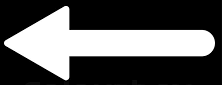
#> input picture RDS/Arrow.png, 222 x 85 px
$ python RDS.py
#> lines starting #> are read from the running program, lines starting #| are printed output that depends on the picture
#!/usr/bin/env python3
# -*- coding: utf-8 -*-
"""
Created on Mon Feb 11 13:44:32 2019

@author: colesmith
"""


from PIL import Image

from random import randint as random

filename = 'Arrow.png'
refImage = Image.open(filename).convert('RGB')
refImage.show()
#pixel = refImage.load()
noise = refImage.getdata()

width, length = refImage.size #https://python-forum.io/Thread-random-change-of-color-pixel-with-PIL
#> width = 222; length = 85
print(width, length)
#| 222 85

white = (255,255,255)
black = (0,0,0)

noiseref = Image.new('RGB', (width, length))#https://python-forum.io/Thread-random-change-of-color-pixel-with-PIL
#> noiseref: PIL image 222x85 RGB; every value is 0

pix = noiseref.load()#https://stackoverflow.com/questions/138250/how-to-read-the-rgb-value-of-a-given-pixel-in-python

for z in noise:
        pix[random(0,221),random(0,84)] = white
        pix[random(0,221),random(0,84)] = black

noiseref.save('noiseref.png')
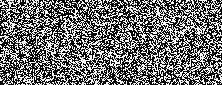
#> saved as noiseref.png: PIL image 222x85 RGB; 43.6% white in thin lines or dots
#noiseref.show()

newImageL = Image. new('RGB', (width, length))
newImageR = Image. new('RGB', (width, length))

offset = 10

for x in range(width):
    for y in range(length):

        if refImage.getpixel((x,y)) == white:
            if (x - offset ) % width != (x-offset):
                    continue
            temppix = noiseref.getpixel((x,y))
            newImageL.putpixel(((x - offset)% width,y % length),temppix)

            if refImage.getpixel((x,y)) == white:

                    temppix = noiseref.getpixel((x,y))

                    newImageL.putpixel((x,y),temppix)

        else:
            #newImageL[y][x+1]= noiseref[y][x]
            temppix = noiseref.getpixel((x,y))
            #newImageL.putpixel((x+1,y),temppix)
            newImageL.putpixel((x,y),temppix)
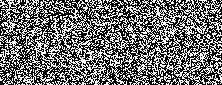
#> newImageL: PIL image 222x85 RGB; 43.7% white in thin lines or dots


newImageL.save('newImageL.png')#https://stackoverflow.com/questions/138250/how-to-read-the-rgb-value-of-a-given-pixel-in-python
newImageL.show()

for x2 in range(width):
    for y2 in range(length):
        '''
        if refImage.getpixel((x2,y2)) == white:
            #newImageL[y][x] = noiseref[y][x]
            temppix2 = noiseref.getpixel((x2,y2))
            newImageR.putpixel((x2+3,y2),temppix2)
            if refImage.getpixel((x2,y2)) == white:
            #newImageL[y][x] = noiseref[y][x]
                temppix2 = noiseref.getpixel((x2,y2))
                newImageR.putpixel((x2,y2),temppix2)
        else:
        '''

            #newImageL[y][x+1]= noiseref[y][x]
        temppix2 = noiseref.getpixel((x2,y2))
            #newImageL.putpixel((x+1,y),temppix)
        newImageR.putpixel((x2,y2),temppix2)


newImageR.save('newImageR.png')
newImageR.show()
